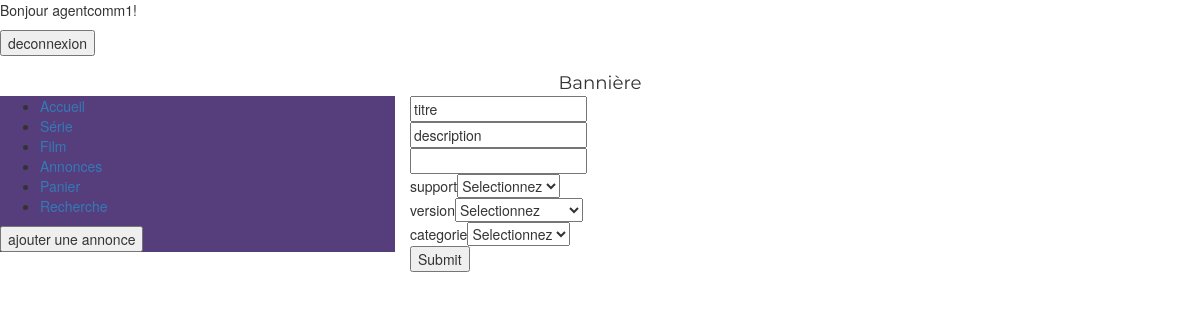
The app's page /wikiventefilm/creer_annonce.php (signed in) with its own data.
### tables this page shows
CREATE TABLE `meta_menu` (
  `nom` varchar(255) NOT NULL,
  `lien` varchar(255) NOT NULL,
  `id` int(11) NOT NULL
);

CREATE TABLE `recherche_option` (
  `id` int(2) NOT NULL,
  `nom` varchar(30) NOT NULL,
  `options` text NOT NULL
);

### wikiventefilm/creer_annonce.php (the view, shortened to what this page needs)
<html xmlns="http://www.w3.org/1999/xhtml" xml:lang="fr">
	<body>
	<?php
		include "connectdb.php";
		include "all.php";
	?>
  <?php
  echo "<div class='row' id='banniere'>";
  	include "banniere.php";
  echo "</div>";
  echo "<div class='row' id='centre'>";
  	echo "<div class='col-md-4' id='menu'>";
  		include "menu.php";
  	echo "</div>";
  	echo "<div class='col-md-8' id='contenu' >";
    $sql = "SELECT nom, options FROM recherche_option";
    $result = mysqli_query($conn, $sql);
        if (mysqli_num_rows($result) > 0)
        {
          echo "<form class='recherche' action='#' method='get'>";
          echo "<input type='text' name='titre' value='titre'/><br/>";
          echo "<input type='text' name='description' value='description'/><br/>";
          echo "<input type='number' name='prix' value='prix'/><br/>";
          while($row = mysqli_fetch_assoc($result))
          {
            echo $row["nom"] . "<select class='custom-select' name='".$row["nom"]."'>";
            $version = explode("#", $row["options"]);
            for($i=0 ; $i < sizeof($version); $i++)
            {
              echo "<option value='" . $version[$i] . "'>" . $version[$i] . "</option>";
            }
            echo "</select><br/>";
          }
          echo "<input type='submit' name='submit'/>";
					echo "</form>";
        }
        else
        {
            echo "aucun resultats à moderer";
        }
  	echo "</div>";
  echo "</div>";
  ?>
	</body>
</html>

### wikiventefilm/menu.php
<?php
	 	include 'connectdb.php' ;
		$sql = "SELECT nom, lien, id FROM meta_menu";
		$resultat = mysqli_query($conn, $sql);
		if (isset($_SESSION["login"]))
		{
			$sql2 = "SELECT * FROM utilisateurs WHERE login='".$_SESSION['login']."' AND type='moderateur'";
			$resultat2 = mysqli_query($conn, $sql2);
			$num = mysqli_num_rows($resultat2);
			$user = 1;
		}
		else
		{
			$num = null;
			$user = null;
		}
?>
		<?php
    echo "<ul>";
        if (mysqli_num_rows($resultat) > 0)
        {
          while($row = mysqli_fetch_assoc($resultat))
          {
						if($row["nom"]!="moderation" || ($row["nom"]=="moderation" && $num!=null ))
						{
	            echo "
		            <li>
	                <a href='".$row["lien"]."''> ".$row["nom"]." </a>
		            </li>
	            ";
						}
          }
        }
        else
        {
            echo "aucun resultats";
        }
      echo " </ul>";
			if ($user==1)
			{
				echo "<input type='button' name='ajout' value='ajouter une annonce'/>";
			}
     ?>

### wikiventefilm/css/style.css (style rules this page uses)
#menu { background-color: #563d7c; text-decoration : none !important; }
#banniere { text-align: center; font-size: 130%; font-family: Montserrat; }

### records on screen
meta_menu: nom "Accueil"
meta_menu: nom "Série"
meta_menu: nom "Film"
meta_menu: nom "Annonces"
meta_menu: nom "Panier"
meta_menu: nom "Recherche"
recherche_option: nom "support", support "Selectionnez"
recherche_option: nom "version", version "Selectionnez"
recherche_option: nom "categorie", categorie "Selectionnez"

### other values on screen
$_SESSION["login"] "agentcomm1"
